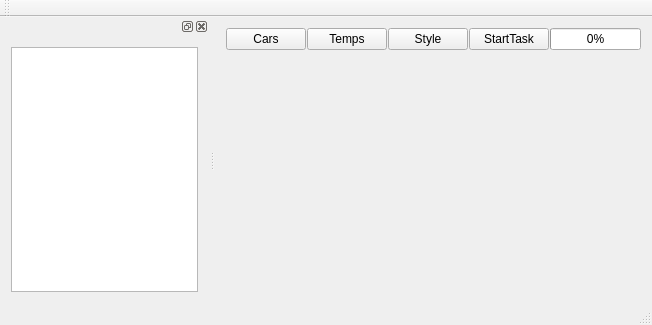
<?xml version="1.0" encoding="UTF-8"?>
<ui version="4.0">
 <class>MainWindow</class>
 <widget class="QMainWindow" name="MainWindow">
  <property name="geometry">
   <rect>
    <x>0</x>
    <y>0</y>
    <width>652</width>
    <height>325</height>
   </rect>
  </property>
  <property name="windowTitle">
   <string>MainWindow</string>
  </property>
  <widget class="QWidget" name="centralWidget">
   <layout class="QHBoxLayout" name="horizontalLayout_2">
    <item>
     <layout class="QVBoxLayout" name="verticalLayout" stretch="1,3">
      <item>
       <layout class="QHBoxLayout" name="horizontalLayout" stretch="0,0,0,0,1,1">
        <property name="spacing">
         <number>1</number>
        </property>
        <item>
         <widget class="QPushButton" name="pushButtonCars">
          <property name="sizePolicy">
           <sizepolicy hsizetype="Fixed" vsizetype="Fixed">
            <horstretch>0</horstretch>
            <verstretch>1</verstretch>
           </sizepolicy>
          </property>
          <property name="text">
           <string>Cars</string>
          </property>
         </widget>
        </item>
        <item>
         <widget class="QPushButton" name="pushButtonTemps">
          <property name="sizePolicy">
           <sizepolicy hsizetype="Minimum" vsizetype="Fixed">
            <horstretch>0</horstretch>
            <verstretch>1</verstretch>
           </sizepolicy>
          </property>
          <property name="text">
           <string>Temps</string>
          </property>
         </widget>
        </item>
        <item>
         <widget class="QPushButton" name="pushButtonStyle">
          <property name="sizePolicy">
           <sizepolicy hsizetype="Minimum" vsizetype="Fixed">
            <horstretch>0</horstretch>
            <verstretch>1</verstretch>
           </sizepolicy>
          </property>
          <property name="text">
           <string>Style</string>
          </property>
         </widget>
        </item>
        <item>
         <spacer name="horizontalSpacer">
          <property name="orientation">
           <enum>Qt::Horizontal</enum>
          </property>
          <property name="sizeHint" stdset="0">
           <size>
            <width>40</width>
            <height>20</height>
           </size>
          </property>
         </spacer>
        </item>
        <item>
         <widget class="QPushButton" name="pushButtonStartTask">
          <property name="sizePolicy">
           <sizepolicy hsizetype="Minimum" vsizetype="Fixed">
            <horstretch>0</horstretch>
            <verstretch>1</verstretch>
           </sizepolicy>
          </property>
          <property name="text">
           <string>StartTask</string>
          </property>
         </widget>
        </item>
        <item>
         <widget class="QProgressBar" name="progressBar">
          <property name="sizePolicy">
           <sizepolicy hsizetype="Expanding" vsizetype="Fixed">
            <horstretch>0</horstretch>
            <verstretch>1</verstretch>
           </sizepolicy>
          </property>
          <property name="value">
           <number>0</number>
          </property>
          <property name="textVisible">
           <bool>true</bool>
          </property>
         </widget>
        </item>
       </layout>
      </item>
      <item>
       <widget class="QStackedWidget" name="stackedWidget">
        <property name="enabled">
         <bool>true</bool>
        </property>
        <property name="sizePolicy">
         <sizepolicy hsizetype="Preferred" vsizetype="Preferred">
          <horstretch>0</horstretch>
          <verstretch>3</verstretch>
         </sizepolicy>
        </property>
        <property name="currentIndex">
         <number>1</number>
        </property>
        <widget class="QWidget" name="page"/>
        <widget class="QWidget" name="page_2"/>
       </widget>
      </item>
     </layout>
    </item>
   </layout>
  </widget>
  <widget class="QMenuBar" name="menuBar">
   <property name="geometry">
    <rect>
     <x>0</x>
     <y>0</y>
     <width>652</width>
     <height>21</height>
    </rect>
   </property>
  </widget>
  <widget class="QToolBar" name="mainToolBar">
   <attribute name="toolBarArea">
    <enum>TopToolBarArea</enum>
   </attribute>
   <attribute name="toolBarBreak">
    <bool>false</bool>
   </attribute>
  </widget>
  <widget class="QStatusBar" name="statusBar"/>
  <widget class="QDockWidget" name="dockWidget_3">
   <attribute name="dockWidgetArea">
    <number>1</number>
   </attribute>
   <widget class="QWidget" name="dockWidgetContents_3">
    <layout class="QVBoxLayout" name="verticalLayout_2">
     <item>
      <widget class="QListView" name="listView"/>
     </item>
    </layout>
   </widget>
  </widget>
 </widget>
 <layoutdefault spacing="6" margin="11"/>
 <resources/>
 <connections/>
</ui>
